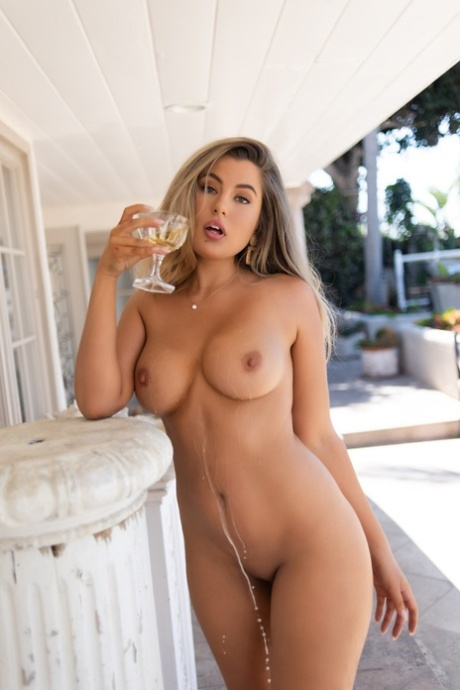
#> input picture attached_assets/1_1757693654434.jpg, 460 x 690 px, given in place of media_1793167416955.jpg, which was not available
$ python generate_app_icons.py
#> lines starting #> are read from the running program, lines starting #| are printed output that depends on the picture; after the words box and inside, x2 and y2 are one past the last pixel; in counts of white or black regions, pixels touching at a corner belong together; pictures that were not available may be replaced by others from this repository, and a replacement may not be noted
import os
import numpy as np
from PIL import Image, ImageFilter
from scipy.ndimage import label, binary_dilation

WORKSPACE = r"d:\chatai\code\studio-master\studio-master"
SRC_IMAGE = r"C:\Users\Savin Kumar\.gemini\antigravity-ide\brain\3c4d2b3d-6f6b-45ab-b169-8e899a73c8b9\.user_uploaded\media_1793167416955.jpg"

print(f"Loading source image from {SRC_IMAGE}...")
img = Image.open(SRC_IMAGE).convert('RGB')
#> img is the input picture: PIL image 460x690 RGB; mean R, G, B 191.2, 170.9, 159.9
arr = np.array(img, dtype=float)

# 1. Unblend pure white corners for standard squircle icon
gray = np.mean(arr, axis=2)
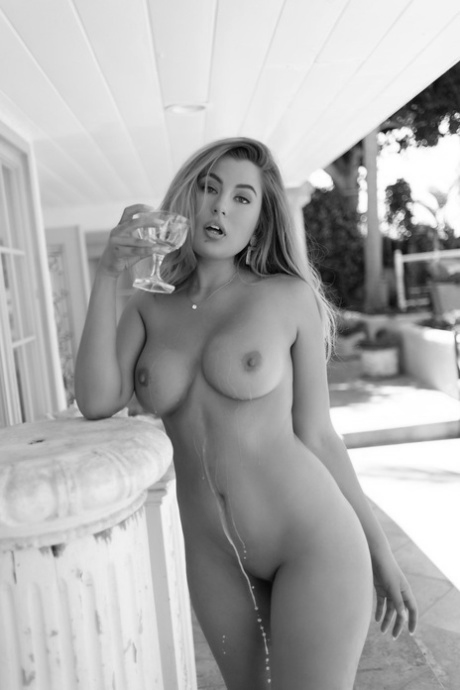
#> gray: shape (690, 460) float64; min 3.33, max 255, mean 174
pure_white = gray > 245
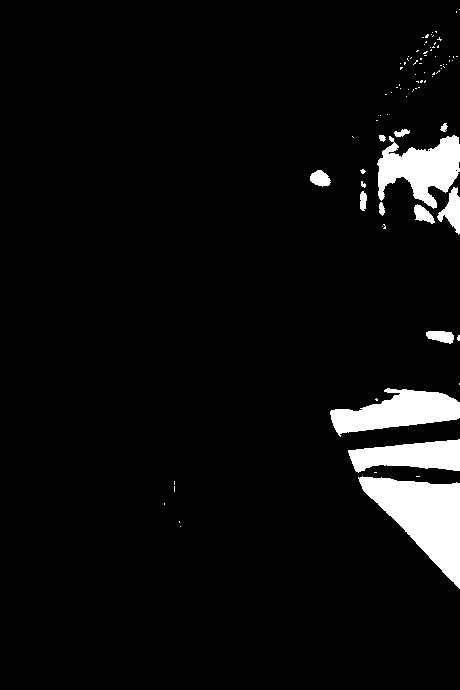
#> pure_white: shape (690, 460) bool; 5.4% white; 88 white regions (74 under 20 px), largest, box (x1, y1, x2, y2) and area: (358, 476, 460, 589) 5652, (330, 388, 460, 437) 3564, (377, 135, 460, 209) 3488
labeled, _ = label(pure_white)
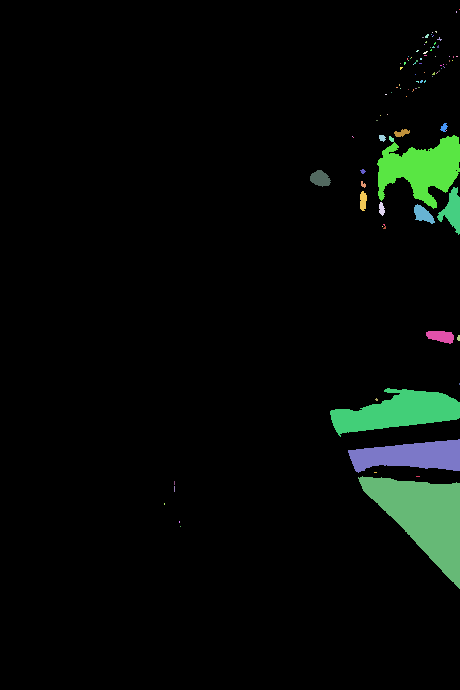
#> labeled: shape (690, 460) int32; 102 distinct labels, from 0 to 101; one colour per label, 0 black
corner_labels = {labeled[0,0], labeled[0, -1], labeled[-1, 0], labeled[-1, -1]} - {0}
#> corner_labels = 0 items
pure_white_corners = np.isin(labeled, list(corner_labels))
#> pure_white_corners: shape (690, 460) bool; every value is 0

transition_zone = binary_dilation(pure_white_corners, iterations=8) & ~pure_white_corners

alpha = np.ones((1024, 1024), dtype=float)
#> (the run stopped early here; a loop or call above may not have finished)

$ run again, on attached_assets/36440509_015_4b73_1757693654436.jpg
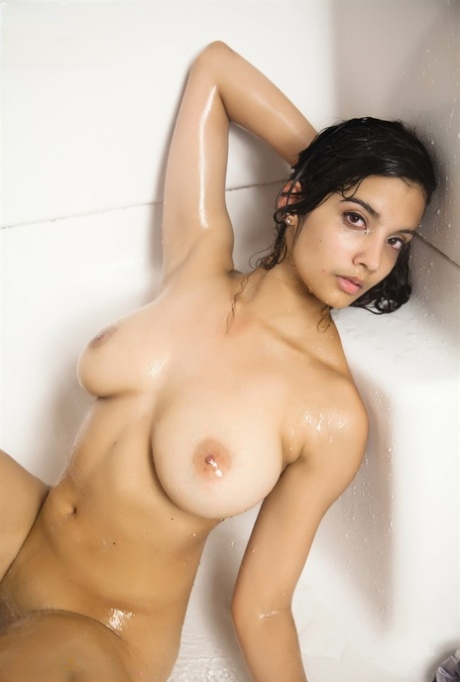
#> input picture attached_assets/36440509_015_4b73_1757693654436.jpg, 460 x 682 px, given in place of media_1793167416955.jpg, which was not available
#> img is the input picture: PIL image 460x682 RGB; mean R, G, B 206.2, 183, 161.6
#> `pure_white = gray > 245`:
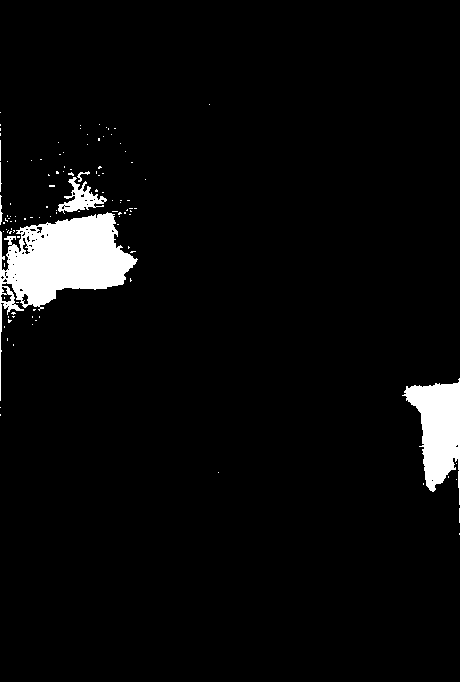
#> pure_white: shape (682, 460) bool; 4.4% white; 111 white regions (104 under 20 px), largest, box (x1, y1, x2, y2) and area: (0, 212, 138, 401) 8595, (402, 378, 460, 505) 3924, (58, 177, 107, 214) 701
#> `labeled, _ = label(pure_white)`:
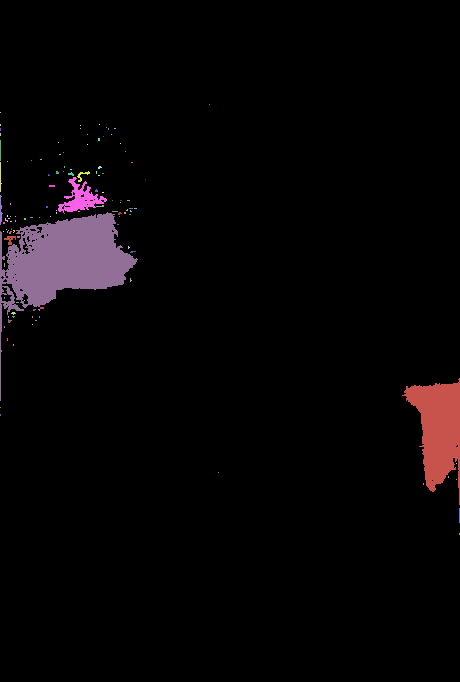
#> labeled: shape (682, 460) int32; 120 distinct labels, from 0 to 119; one colour per label, 0 black
#> corner_labels = 0 items
#> pure_white_corners: shape (682, 460) bool; every value is 0
